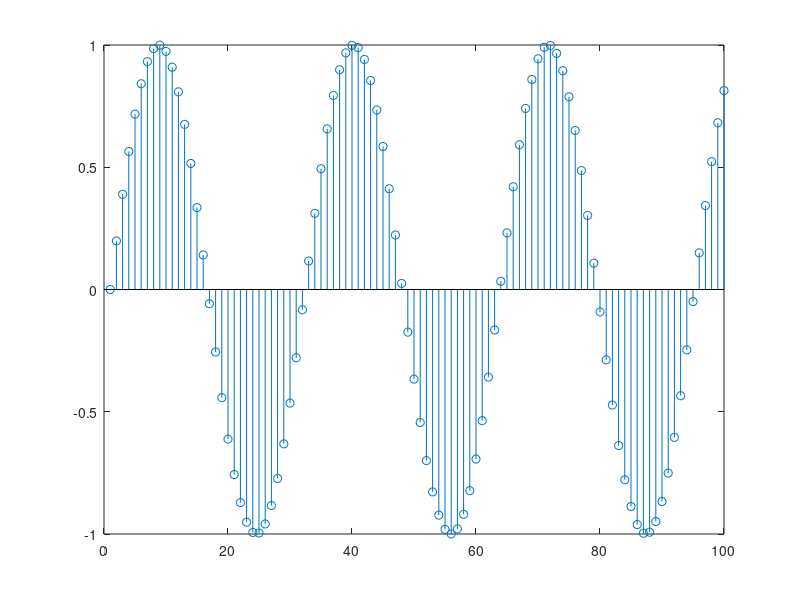

Recreate this plot in MATLAB.
w = 0.2
phi = 0
a = 2 * cos(w);
samples = 100
y = zeros(1, samples);
y(1) = sin(phi);
y(2) = sin(w + phi);

% Calcule os valores de y para i de 3 a N
for i = 3:samples
    y(i) = a * y(i - 1) - y(i - 2);
end

% Agora, o vetor 'y' conterá os valores desejados

stem(y);
